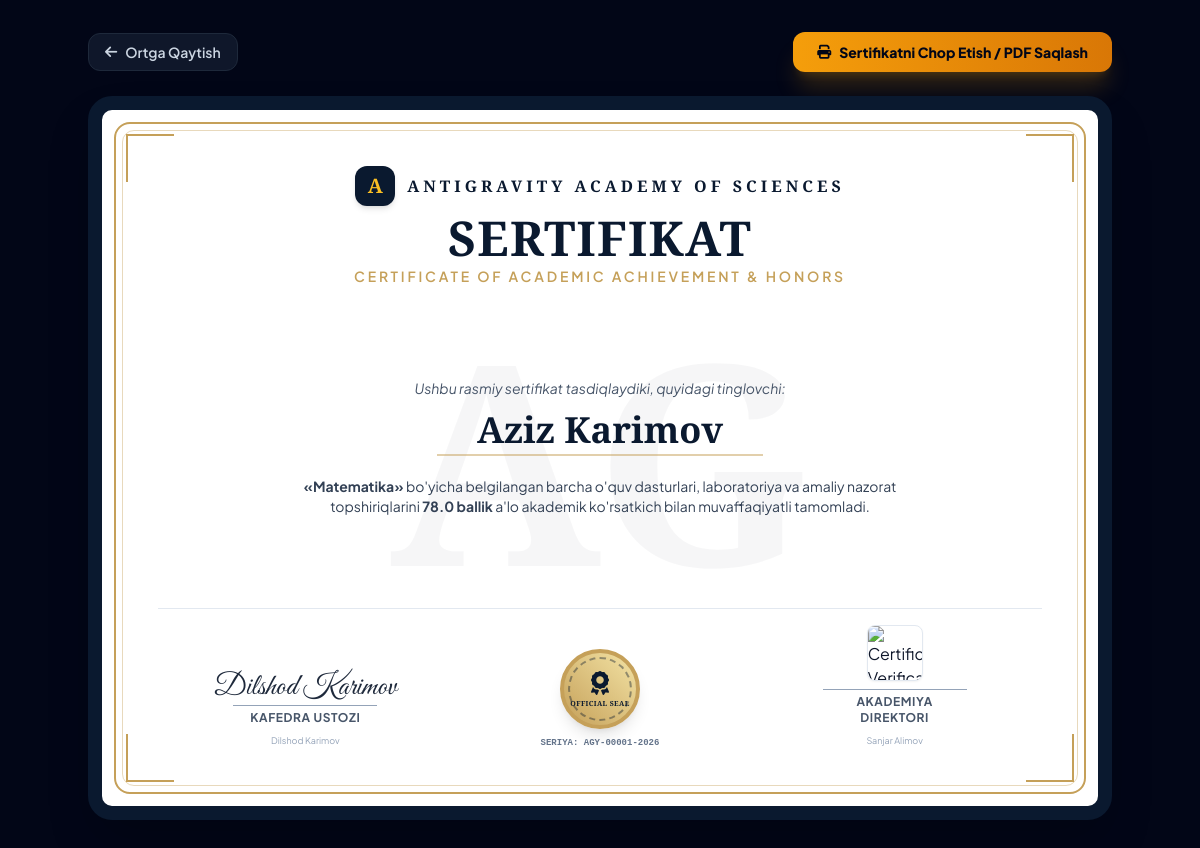
The app's page /student/1/certificate with its own data.
### tables this page shows
CREATE TABLE students (
        id INTEGER PRIMARY KEY AUTOINCREMENT,
        first_name TEXT NOT NULL,
        last_name TEXT NOT NULL,
        phone TEXT NOT NULL,
        birth_date TEXT,
        course_id INTEGER,
        group_id INTEGER,
        teacher_id INTEGER,
        telegram_chat_id TEXT,
        parent_name TEXT,
        parent_phone TEXT,
        parent_telegram_chat_id TEXT,
        status TEXT DEFAULT 'active' CHECK(status IN ('active', 'graduated', 'inactive')),
        created_at TIMESTAMP DEFAULT CURRENT_TIMESTAMP,
        FOREIGN KEY (course_id) REFERENCES courses(id) ON DELETE SET NULL,
        FOREIGN KEY (group_id) REFERENCES groups(id) ON DELETE SET NULL,
        FOREIGN KEY (teacher_id) REFERENCES teachers(id) ON DELETE SET NULL
    );

CREATE TABLE teachers (
        id INTEGER PRIMARY KEY AUTOINCREMENT,
        full_name TEXT NOT NULL,
        subject TEXT NOT NULL,
        experience_years INTEGER NOT NULL,
        bio TEXT NOT NULL,
        phone TEXT,
        email TEXT,
        photo_url TEXT,
        active INTEGER DEFAULT 1,
        created_at TIMESTAMP DEFAULT CURRENT_TIMESTAMP
    );

### app.py (the view)
@app.route('/student/<int:student_id>/certificate')
def student_certificate(student_id):
    conn = get_db_connection()
    cursor = conn.cursor()
    cursor.execute('''
    SELECT s.*, c.title as course_title, gr.name as group_name, t.full_name as teacher_name,
           ROUND(AVG(g.score), 1) as avg_score
    FROM students s
    LEFT JOIN courses c ON s.course_id = c.id
    LEFT JOIN groups gr ON s.group_id = gr.id
    LEFT JOIN teachers t ON s.teacher_id = t.id
    LEFT JOIN grades g ON s.id = g.student_id
    WHERE s.id = ?
    GROUP BY s.id
    ''', (student_id,))
    student = cursor.fetchone()
    conn.close()
    if not student:
        flash("O'quvchi topilmadi!", "danger")
        return redirect(url_for('index'))
    return render_template(
        'public/certificate.html',
        student=dict(student),
        avg_score=student['avg_score'] or '88.5'
    )

### app.py (called while the page is built, shortened)
@app.context_processor
def inject_global_data():
    conn = get_db_connection()
    cursor = conn.cursor()
    cursor.execute("SELECT COUNT(DISTINCT student_id) FROM warnings WHERE resolved = 0")
    unresolved_warnings_count = cursor.fetchone()[0]
    cursor.execute("SELECT COUNT(*) FROM leads WHERE status = 'new'")
    new_leads_count = cursor.fetchone()[0]
    unread_teacher_messages_count = 0
    cursor.execute("SELECT key, value FROM settings")
    settings_dict = {row['key']: row['value'] for row in cursor.fetchall()}
    conn.close()
    return {
        'unresolved_warnings_count': unresolved_warnings_count,
        'new_leads_count': new_leads_count,
        'unread_teacher_messages_count': unread_teacher_messages_count,
        'current_year': datetime.now().year,
        'center_settings': settings_dict,
        'current_user': session.get('user')
    }

### database.py (called while the page is built)
def get_db_connection():
    conn = sqlite3.connect(DB_PATH)
    conn.row_factory = sqlite3.Row
    conn.execute("PRAGMA foreign_keys = ON")
    return conn

### templates/public/certificate.html (shortened to what this page needs)
<!DOCTYPE html>
<html lang="uz">
<head>
    <script src="https://cdn.tailwindcss.com"></script>
    <link rel="stylesheet" href="https://cdnjs.cloudflare.com/ajax/libs/font-awesome/6.5.1/css/all.min.css">
</head>
<body class="bg-slate-950 text-slate-100 min-h-screen flex flex-col items-center justify-center p-4 sm:p-8">
    <div class="max-w-5xl w-full mb-6 flex items-center justify-between no-print">
        <a href="javascript:history.back()" class="px-4 py-2 rounded-xl bg-slate-900 border border-slate-800 text-slate-300 hover:text-white text-sm font-semibold flex items-center gap-2 transition-all">
            <i class="fas fa-arrow-left"></i>
            <span>Ortga Qaytish</span>
        </a>
        <div class="flex items-center gap-3">
            <button onclick="window.print()" class="px-6 py-2.5 rounded-xl bg-gradient-to-r from-amber-500 to-amber-600 hover:from-amber-400 hover:to-amber-500 text-slate-950 font-black text-sm shadow-xl shadow-amber-500/20 flex items-center gap-2 transition-all">
                <i class="fas fa-print"></i>
                <span>Sertifikatni Chop Etish / PDF Saqlash</span>
            </button>
        </div>
    </div>
    <div id="certificate-frame" class="relative max-w-5xl w-full aspect-[1.414/1] bg-white text-slate-900 rounded-3xl p-8 sm:p-14 shadow-2xl border-[14px] border-[#0a192f] flex flex-col justify-between overflow-hidden">
        <div class="absolute inset-3 border-2 border-[#c5a059] rounded-2xl pointer-events-none"></div>
        <div class="absolute inset-5 border border-[#c5a059]/40 rounded-xl pointer-events-none"></div>
        <div class="absolute top-6 left-6 w-12 h-12 border-t-2 border-l-2 border-[#c5a059] pointer-events-none"></div>
        <div class="absolute top-6 right-6 w-12 h-12 border-t-2 border-r-2 border-[#c5a059] pointer-events-none"></div>
        <div class="absolute bottom-6 left-6 w-12 h-12 border-b-2 border-l-2 border-[#c5a059] pointer-events-none"></div>
        <div class="absolute bottom-6 right-6 w-12 h-12 border-b-2 border-r-2 border-[#c5a059] pointer-events-none"></div>
        <div class="absolute inset-0 flex items-center justify-center opacity-[0.03] pointer-events-none">
            <span class="text-[280px] font-black font-cinzel text-slate-900">AG</span>
        </div>
        <div class="relative z-10 text-center">
            <div class="flex items-center justify-center gap-3 mb-2">
                <div class="w-10 h-10 rounded-xl bg-[#0a192f] text-amber-400 flex items-center justify-center font-cinzel font-black text-xl shadow-md">
                    A
                </div>
                <span class="font-cinzel text-base tracking-[0.25em] text-[#0a192f] font-bold uppercase">
                    ANTIGRAVITY ACADEMY OF SCIENCES
                </span>
            </div>
            <h1 class="font-cinzel text-3xl sm:text-4xl lg:text-5xl font-black text-[#0a192f] tracking-wide mt-2">
                SERTIFIKAT
            </h1>
            <p class="text-xs sm:text-sm font-semibold tracking-[0.2em] text-[#c5a059] uppercase mt-1">
                CERTIFICATE OF ACADEMIC ACHIEVEMENT & HONORS
            </p>
        </div>
        <div class="relative z-10 text-center my-auto py-4">
            <p class="text-xs sm:text-sm text-slate-600 italic">
                Ushbu rasmiy sertifikat tasdiqlaydiki, quyidagi tinglovchi:
            </p>
            <h2 class="font-cinzel text-2xl sm:text-4xl font-black text-[#0a192f] my-3 border-b-2 border-[#c5a059]/50 inline-block px-10 pb-1">
                {{ student.first_name }} {{ student.last_name }}
            </h2>
            <p class="text-xs sm:text-sm text-slate-700 max-w-2xl mx-auto mt-2 leading-relaxed">
                <b>«{{ student.course_title or 'Zamonaviy Fanlar Kursi' }}»</b> bo'yicha belgilangan barcha o'quv dasturlari, laboratoriya va amaliy nazorat topshiriqlarini
                <b>{{ avg_score or '90.0' }} ballik</b> a'lo akademik ko'rsatkich bilan muvaffaqiyatli tamomladi.
            </p>
        </div>
        <div class="relative z-10 grid grid-cols-3 items-end pt-4 border-t border-slate-200">
            <div class="text-center">
                <div class="font-signature text-2xl sm:text-3xl text-slate-800 h-8">
                    {{ student.teacher_name or 'Dilshod Karimov' }}
                </div>
                <div class="border-t border-slate-400 w-36 mx-auto mt-1 pt-1">
                    <span class="text-[10px] sm:text-xs font-bold uppercase tracking-wider text-slate-600 block">Kafedra Ustozi</span>
                    <span class="text-[9px] text-slate-400">{{ student.teacher_name or 'Markaz Ustozi' }}</span>
                </div>
            </div>
            <div class="flex flex-col items-center justify-center">
                <div class="relative mb-2">
                    <div class="w-16 h-16 sm:w-20 sm:h-20 rounded-full border-4 border-[#c5a059] bg-gradient-to-tr from-[#c5a059] to-[#f3e3a5] shadow-lg flex items-center justify-center p-1">
                        <div class="w-full h-full rounded-full border-2 border-dashed border-[#0a192f]/40 flex flex-col items-center justify-center text-center">
                            <i class="fas fa-award text-xl sm:text-2xl text-[#0a192f]"></i>
                            <span class="text-[7px] font-black text-[#0a192f] uppercase tracking-wider font-cinzel">OFFICIAL SEAL</span>
                        </div>
                    </div>
                </div>
                <div class="text-[9px] font-mono text-slate-500 font-bold">
                    SERIYA: AGY-{{ "%05d" % student.id }}-2026
                </div>
            </div>
            <div class="text-center flex flex-col items-center">
                <img src="https://api.qrserver.com/v1/create-qr-code/?size=100x100&data=http://10.91.161.247:5000/student/{{ student.id }}/certificate&color=0a192f"
                     alt="Certificate Verification"
                     class="w-14 h-14 rounded-lg shadow-sm border border-slate-200 mb-1">
                <div class="border-t border-slate-400 w-36 mx-auto mt-1 pt-1">
                    <span class="text-[10px] sm:text-xs font-bold uppercase tracking-wider text-slate-600 block">Akademiya Direktori</span>
                    <span class="text-[9px] text-slate-400">Sanjar Alimov</span>
                </div>
            </div>
        </div>
    </div>
</body>
</html>

### templates/public/certificate.html (style rules this page uses)
body { font-family: 'Plus Jakarta Sans', sans-serif; }
.font-cinzel { font-family: 'Cinzel', serif; }
.font-signature { font-family: 'Great Vibes', cursive; }

### records on screen
students: first_name "Aziz", last_name "Karimov", id "00001"
teachers: full_name "Dilshod Karimov"

### other values on screen
{{ student.course_title or 'Zamonaviy Fanlar Kursi' }} "Matematika"
{{ avg_score or '90.0' }} "78.0"
